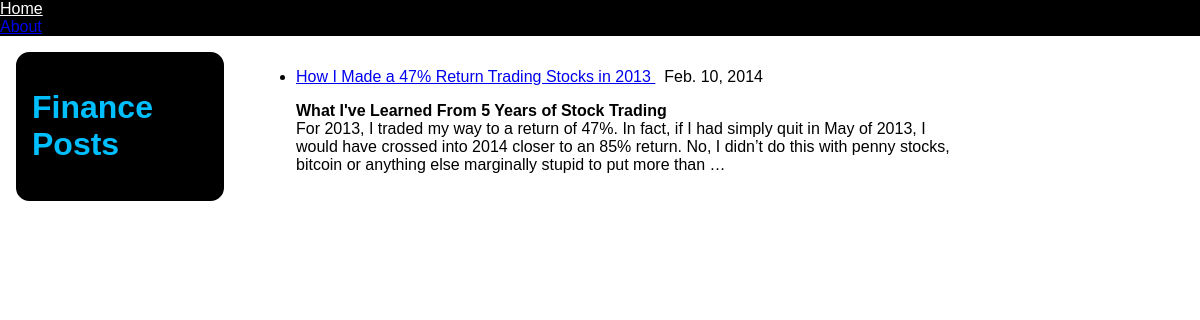
/blog/category/finance, run on the app's committed database.
### blog/models.py (models this page shows, shortened)
class Category(models.Model):
    title = models.CharField(max_length=100, db_index=True)
    slug = models.SlugField(max_length=100, db_index=True)

class Blog (models.Model):
    title = models.CharField(max_length=100, unique=True)
    slug = models.SlugField(max_length=100, unique=True)
    body = models.TextField()
    posted = models.DateField(db_index=True) #auto_now_add=True
    category = models.ManyToManyField(Category)
    @permalink
    def get_absolute_url(self):
        return ('view_blog_post', None, {'slug': self.slug})

### blog/views.py (the view)
def view_category(request, slug):
    category = get_object_or_404(Category, slug=slug)
    return render_to_response('blog/view_category.html',{
        'category': get_object_or_404(Category, slug=slug),
        'posts': Blog.objects.filter(category=category)[:5]
    })

### blog/templates/blog/view_category.html (shortened to what this page needs)
{% extends 'base.html' %}
{% block title %}<div id="myheadline"><h1>{{ category.title }} Posts</h1></div>{% endblock %}
{% block content %}
	{%  if posts %}
		<ul>
		{% for post in posts %}
			<li><p><a href="{{ post.get_absolute_url }}">{{ post.title }}</a> &nbsp {{ post.posted }}</p>
				<p>{{ post.body|safe|truncatewords:"60" }}
			</li>
		{% endfor %}
		</ul>
		{% else %}
			<p>There are no posts.</p>
		{% endif %}
{% endblock %}

### blog/static/originaltheme.css (style rules this page uses)
body { margin: 0em; padding: 0em; }
#myheadline { color: #00BFFF; background-color: black; border: 1em solid black; border-radius: 10pt; }

### data on the page
Category: title "Finance"
Blog: title "How I Made a 47% Return Trading Stocks in 2013", posted "Feb. 10, 2014", body "What I've Learned From 5 Years of Stock Trading For 2013, I traded my way to a return of 47%. In fact, if I had simply quit in May of 2013, I would have crossed into 2014 closer to an 85% return. No, I didn’t do this with penny stocks, bitcoin or anything else marginally stupid to put more than …"
